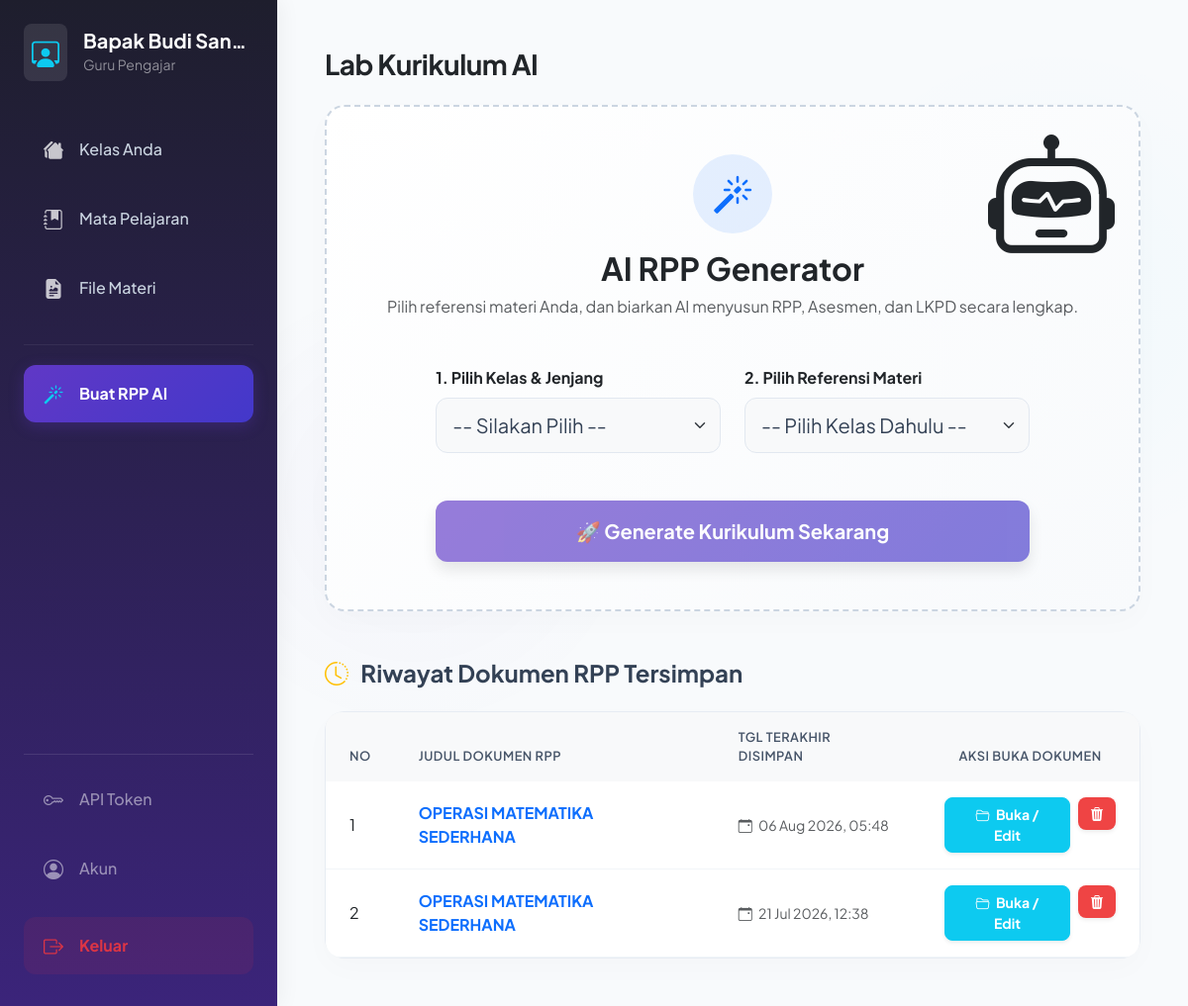
/guru/dashboard.php?page=generate (signed in), run on the app's committed database.
### tables this page shows
CREATE TABLE IF NOT EXISTS `saved_rpps` (
  `id` int NOT NULL AUTO_INCREMENT,
  `guru_id` int NOT NULL,
  `title` varchar(255) NOT NULL,
  `content` longtext NOT NULL,
  `created_at` timestamp NULL DEFAULT CURRENT_TIMESTAMP,
  `updated_at` timestamp NULL DEFAULT CURRENT_TIMESTAMP ON UPDATE CURRENT_TIMESTAMP,
  PRIMARY KEY (`id`),
  KEY `guru_id` (`guru_id`),
  CONSTRAINT `saved_rpps_ibfk_1` FOREIGN KEY (`guru_id`) REFERENCES `users` (`id`) ON DELETE CASCADE
);

### guru/dashboard.php (the view, shortened to what this page needs)
<?php
require '../auth/config.php';
$guru_id = $_SESSION['user_id'];
$guru_name = $_SESSION['name'];
$page = !empty($_GET['page']) ? $_GET['page'] : 'kelas';
function getMyClasses($pdo, $guru_id) {
    $stmt = $pdo->prepare("SELECT * FROM classes WHERE guru_id = ? ORDER BY id DESC");
    $stmt->execute([$guru_id]);
    return $stmt->fetchAll();
}
?>
<!DOCTYPE html>
<html lang="id">
<head>
    <link href="https://cdn.jsdelivr.net/npm/bootstrap@5.3.0/dist/css/bootstrap.min.css" rel="stylesheet">
    <link rel="stylesheet" href="https://cdn.jsdelivr.net/npm/bootstrap-icons@1.10.5/font/bootstrap-icons.css">
    <link rel="stylesheet" href="../style/style.css">
</head>
<body class="bg-light">
    <div class="d-flex min-vh-100">
        <div class="sidebar sidebar-nav p-4 d-flex flex-column sidebar-desktop position-fixed h-100">
            <div class="mb-4 d-flex align-items-center gap-3">
                <div class="bg-white bg-opacity-10 p-2 rounded-3 text-info">
                    <i class="bi bi-person-workspace fs-3"></i>
                </div>
                <div class="overflow-hidden">
                    <h5 class="text-white m-0 fw-bold text-truncate"><?= htmlspecialchars($guru_name) ?></h5>
                    <small class="text-white-50">Guru Pengajar</small>
                </div>
            </div>
            <div class="d-flex flex-column flex-grow-1 mt-3 gap-1">
                <a href="?page=kelas" class="<?= $page=='kelas'?'active':'' ?>"><i class="bi bi-houses-fill me-3 fs-5 text-white text-opacity-75"></i> Kelas Anda</a>
                <a href="?page=mapel" class="<?= $page=='mapel'?'active':'' ?>"><i class="bi bi-journal-bookmark-fill me-3 fs-5 text-white text-opacity-75"></i> Mata Pelajaran</a>
                <a href="?page=materi" class="<?= $page=='materi'?'active':'' ?>"><i class="bi bi-file-earmark-richtext-fill me-3 fs-5 text-white text-opacity-75"></i> File Materi</a>
                <hr class="border-light border-opacity-25 my-3">
                <a href="?page=generate" class="<?= $page=='generate'?'active':'' ?> bg-primary bg-opacity-25 text-white fw-bold"><i class="bi bi-magic me-3 fs-5 text-info"></i> Buat RPP AI</a>
            </div>
            <div class="mt-auto border-top border-light border-opacity-10 pt-3 d-flex flex-column gap-1">
                <a href="?page=api_token" class="<?= $page=='api_token'?'active':'' ?> text-white-50"><i class="bi bi-key me-3 fs-5"></i> API Token</a>
                <a href="?page=auth" class="<?= $page=='auth'?'active':'' ?> text-white-50"><i class="bi bi-person-circle me-3 fs-5"></i> Akun</a>
                <a href="../auth/logout.php" class="text-danger bg-danger bg-opacity-10 fw-bold mt-2 hover-bg-transparent"><i class="bi bi-box-arrow-right me-3 fs-5"></i> Keluar</a>
            </div>
        </div>
        <div class="main-content flex-grow-1 p-4 p-md-5" style="margin-left: 280px; min-height: 100vh;">
            <div class="d-flex justify-content-between align-items-center mb-4">
                <h3 class="fw-bolder text-dark m-0" style="letter-spacing: -0.5px;">
                    <?php
                        if($page === 'generate') echo 'Lab Kurikulum AI';
                        elseif($page === 'api_token') echo 'Pengaturan Provider AI';
                        elseif($page === 'auth') echo 'Profil Keamanan';
                        else echo 'Manajemen ' . ucfirst($page);
                    ?>
                </h3>
            </div>
            <?php if ($page === 'kelas'): ?>
                <div class="row g-4">
                    <div class="col-12 col-xl-4 w-100">
                        <div class="card border-0 shadow-sm rounded-4 h-100">
                            <div class="card-body p-4">
                                <h5 class="mb-3 text-primary fw-bold">Tambah Kelas Baru</h5>
                                <form method="POST">
                                    <div class="mb-3">
                                        <label class="form-label small text-muted mb-1">Nama Kelas</label>
                                        <input type="text" name="name" class="form-control" placeholder="Contoh: Kelas 4A" required>
                                    </div>
                                    <div class="mb-4">
                                        <label class="form-label small text-muted mb-1">Jenjang Pendidikan</label>
                                        <select name="jenjang" class="form-select" required>
                                            <option value="SD/MI">SD / MI</option>
                                            <option value="SMP/MTs">SMP / MTs</option>
                                            <option value="SMA/SMK">SMA / SMK / MA</option>
                                        </select>
                                    </div>
                                    <button type="submit" name="add_kelas" class="btn btn-primary w-100 fw-bold py-2">Tambah Kelas</button>
                                </form>
                            </div>
                        </div>
                    </div>
                    <div class="col-12 col-xl-8 w-100">
                        <div class="card border-0 shadow-sm rounded-4 h-100">
                            <div class="card-body p-0">
                                <div class="table-responsive">
                                    <table class="table table-hover mb-0 align-middle">
                                        <thead class="table-light"><tr><th class="ps-4">No</th><th>Nama Kelas</th><th>Jenjang</th><th class="text-center">Aksi</th></tr></thead>
                                        <tbody>
                                            <?php
                                            $classes = getMyClasses($pdo, $guru_id);
                                            $no = 1;
                                            if(count($classes)>0): foreach($classes as $c): ?>
                                                <tr>
                                                    <td class="ps-4"><?= $no++ ?></td>
                                                    <td class="fw-bold"><?= htmlspecialchars($c['name']) ?></td>
                                                    <td><span class="badge bg-secondary"><?= htmlspecialchars($c['jenjang']) ?></span></td>
                                                    <td class="text-center">
                                                        <div class="d-flex gap-1 justify-content-center">
                                                            <button type="button" class="btn btn-sm btn-warning" data-bs-toggle="modal" data-bs-target="#editKelas<?= $c['id'] ?>">Edit</button>
                                                            <form method="POST" class="form-hapus-sweet m-0">
                                                                <input type="hidden" name="delete_kelas" value="1">
                                                                <input type="hidden" name="id" value="<?= $c['id'] ?>">
                                                                <button type="submit" class="btn btn-sm btn-danger" data-message="Hapus kelas ini? Semua mapel dan materi di dalamnya akan ikut terhapus!">Hapus</button>
                                                            </form>
                                                        </div>
                                                    </td>
                                                </tr>
                                                <div class="modal fade" id="editKelas<?= $c['id'] ?>" tabindex="-1">
                                                    <div class="modal-dialog modal-dialog-centered">
                                                        <div class="modal-content">
                                                            <form method="POST">
                                                                <div class="modal-header bg-light"><h5 class="modal-title fw-bold">Edit Kelas</h5><button type="button" class="btn-close" data-bs-dismiss="modal"></button></div>
                                                                <div class="modal-body text-start">
                                                                    <input type="hidden" name="id" value="<?= $c['id'] ?>">
                                                                    <div class="mb-3"><label>Nama Kelas</label><input type="text" name="name" class="form-control" value="<?= htmlspecialchars($c['name']) ?>" required></div>
                                                                    <div class="mb-3"><label>Jenjang</label>
                                                                        <select name="jenjang" class="form-select" required>
                                                                            <option value="SD/MI" <?= $c['jenjang']=='SD/MI'?'selected':'' ?>>SD / MI</option>
                                                                            <option value="SMP/MTs" <?= $c['jenjang']=='SMP/MTs'?'selected':'' ?>>SMP / MTs</option>
                                                                            <option value="SMA/SMK" <?= $c['jenjang']=='SMA/SMK'?'selected':'' ?>>SMA / SMK / MA</option>
                                                                        </select>
                                                                    </div>
                                                                </div>
                                                                <div class="modal-footer"><button type="submit" name="edit_kelas" class="btn btn-primary w-100 fw-bold">Simpan</button></div>
                                                            </form>
                                                        </div>
                                                    </div>
                                                </div>
                                            <?php endforeach; else: ?>
                                                <tr><td colspan="4" class="text-center py-4 text-muted">Belum ada kelas.</td></tr>
                                            <?php endif; ?>
                                        </tbody>
                                    </table>
                                </div>
                            </div>
                        </div>
                    </div>
                </div>
            <?php elseif ($page === 'generate'): ?>
                <div class="card mb-5 border-0 shadow-lg rounded-4 overflow-hidden generate-card position-relative">
                    <div class="position-absolute top-0 end-0 opacity-10 p-4 pe-none">
                        <i class="bi bi-robot robot-icon"></i>
                    </div>
                    <div class="card-body p-4 p-md-5 position-relative z-1">
                        <div class="text-center mb-5">
                            <div class="d-inline-flex align-items-center justify-content-center bg-primary bg-opacity-10 text-primary rounded-circle mb-3" style="width: 80px; height: 80px;">
                                <i class="bi bi-magic fs-1"></i>
                            </div>
                            <h2 class="fw-bolder text-dark mb-2">AI RPP Generator</h2>
                            <p class="text-muted">Pilih referensi materi Anda, dan biarkan AI menyusun RPP, Asesmen, dan LKPD secara lengkap.</p>
                        </div>
                        <form action="editor_rpp.php" method="POST" class="row g-4 justify-content-center">
                            <div class="col-12 col-md-5">
                                <label class="form-label fw-bold text-dark mb-2">1. Pilih Kelas & Jenjang</label>
                                <select name="class_id" id="classSelect" class="form-select form-select-lg bg-light" required onchange="fetchMaterials()">
                                    <option value="">-- Silakan Pilih --</option>
                                </select>
                            </div>
                            <div class="col-12 col-md-5">
                                <label class="form-label fw-bold text-dark mb-2">2. Pilih Referensi Materi</label>
                                <select name="material_id" id="materialSelect" class="form-select form-select-lg bg-light" required disabled>
                                    <option value="">-- Pilih Kelas Dahulu --</option>
                                </select>
                            </div>
                            <div class="col-12 col-md-10 mt-5">
                                <button type="submit" id="btnGenerate" class="btn btn-primary w-100 py-3 fs-5 fw-bold shadow position-relative overflow-hidden" disabled>
                                    🚀 Generate Kurikulum Sekarang
                                </button>
                            </div>
                        </form>
                    </div>
                </div>
                <div class="d-flex align-items-center mb-4 mt-5">
                    <h4 class="fw-bold m-0"><i class="bi bi-clock-history me-2 text-warning"></i> Riwayat Dokumen RPP Tersimpan</h4>
                </div>
                <div class="card border-0 shadow-sm rounded-4">
                    <div class="card-body p-0">
                        <div class="table-responsive">
                            <table class="table table-hover mb-0 align-middle">
                                <thead class="table-light"><tr><th class="ps-4">No</th><th>Judul Dokumen RPP</th><th>Tgl Terakhir Disimpan</th><th class="text-center">Aksi Buka Dokumen</th></tr></thead>
                                <tbody>
                                    <?php
                                    $stmt = $pdo->prepare("SELECT * FROM saved_rpps WHERE guru_id = ? ORDER BY updated_at DESC");
                                    $stmt->execute([$guru_id]);
                                    $saved_rpps = $stmt->fetchAll();
                                    $no = 1;
                                    if(count($saved_rpps)>0): foreach($saved_rpps as $r): ?>
                                        <tr>
                                            <td class="ps-4"><?= $no++ ?></td>
                                            <td class="fw-bold text-primary"><?= htmlspecialchars($r['title']) ?></td>
                                            <td><small class="text-muted"><i class="bi bi-calendar-event me-1"></i> <?= date('d M Y, H:i', strtotime($r['updated_at'])) ?></small></td>
                                            <td class="text-center">
                                                <div class="d-flex gap-2 justify-content-center">
                                                    <form action="editor_rpp.php" method="POST" class="m-0">
                                                        <button type="submit" class="btn btn-sm btn-info fw-bold text-white shadow-sm px-3"><i class="bi bi-folder2-open me-1"></i> Buka / Edit</button>
                                                    </form>
                                                    <form method="POST" class="form-hapus-sweet m-0">
                                                        <button type="submit" class="btn btn-sm btn-danger shadow-sm" data-message="Yakin ingin menghapus RPP ini dari riwayat? Anda tidak dapat membatalkan tindakan ini."><i class="bi bi-trash3-fill"></i></button>
                                                    </form>
                                                </div>
                                            </td>
                                        </tr>
                                    <?php endforeach; else: ?>
                                        <tr><td colspan="4" class="text-center py-5 text-muted">Belum ada RPP yang tersimpan di riwayat Anda.</td></tr>
                                    <?php endif; ?>
                                </tbody>
                            </table>
                        </div>
                    </div>
                </div>
            <?php endif; ?>
        </div>
    </div>
</body>
</html>

### data on the page
saved_rpps: title "OPERASI MATEMATIKA SEDERHANA", updated_at "06 Aug 2026, 05:48"
saved_rpps: title "OPERASI MATEMATIKA SEDERHANA", updated_at "21 Jul 2026, 12:38"

### other printed values
$guru_name "Bapak Budi San…"
